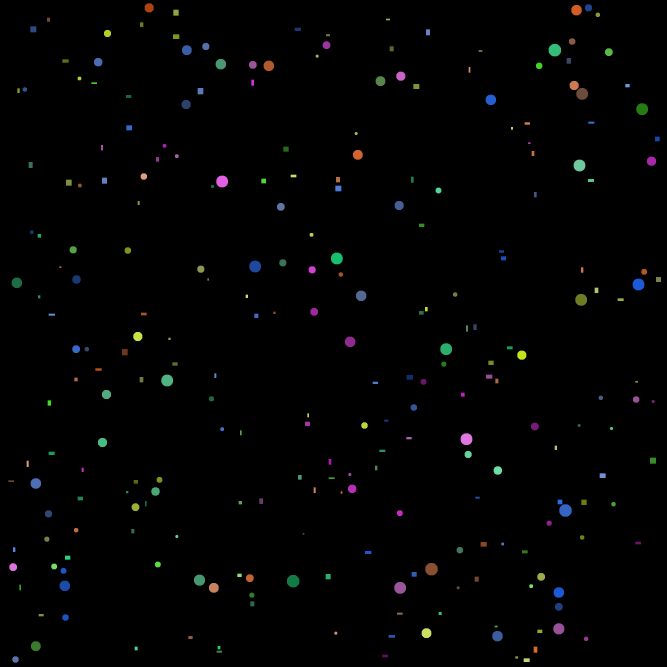
#> input picture 9zadanie/balls_and_rects.png, 2000 x 2000 px (shown at 1/3 size)
$ python main.py
#> lines starting #> are read from the running program, lines starting #| are printed output that depends on the picture; after the words box and inside, x2 and y2 are one past the last pixel; in counts of white or black regions, pixels touching at a corner belong together
import cv2
import numpy as np

def process_color(image, lower_bound, upper_bound, color_name):
    hsv_image = cv2.cvtColor(image, cv2.COLOR_BGR2HSV)
    mask = cv2.inRange(hsv_image, lower_bound, upper_bound)
    contours, _ = cv2.findContours(mask, cv2.RETR_EXTERNAL, cv2.CHAIN_APPROX_SIMPLE)

    total_shapes, rectangles_count, circles_count = 0, 0, 0
    color_dict = {'red': (0, 0, 255), 'blue': (255, 0, 0), 'green': (0, 255, 0),
                  'pink': (255, 0, 255), 'yellow': (0, 255, 255)}

    for contour in contours:
        epsilon = 0.02 * cv2.arcLength(contour, True)
        approx = cv2.approxPolyDP(contour, epsilon, True)

        if len(approx) == 4:
            rectangles_count += 1
            draw_contour(image, contour, color_dict[color_name])
        elif len(approx) >= 6:
            circles_count += 1
            draw_contour(image, contour, color_dict[color_name])

        total_shapes += 1

    return total_shapes, rectangles_count, circles_count

def draw_contour(image, contour, color):
    cv2.drawContours(image, [contour], -1, color, 2)

def display_results(color_name, total_shapes, rectangles_count, circles_count):
    print(f"{color_name.capitalize()} objects:\n")
    print(f"Всего фигур: {total_shapes}")
    print(f"Кругов: {circles_count}")
    print(f"Квадратов: {rectangles_count}\n")

def main():
    image = cv2.imread('balls_and_rects.png')
#> image is the input picture: shape (2000, 2000, 3); mean B, G, R 2.2, 2.3, 2

    color_ranges = {'red': ([0, 100, 100], [10, 255, 255]),
                    'green': ([40, 50, 50], [80, 255, 255]),
                    'blue': ([110, 50, 50], [130, 255, 255]),
                    'pink': ([140, 100, 100], [170, 255, 255]),
                    'yellow': ([20, 100, 100], [40, 255, 255])}

    total_shapes_all = 0

    for color_name, (lower_bound, upper_bound) in color_ranges.items():
        total_shapes, rectangles_count, circles_count = process_color(image, np.array(lower_bound), np.array(upper_bound), color_name)
        total_shapes_all += total_shapes
        display_results(color_name, total_shapes, rectangles_count, circles_count)
#> this loop made 5 passes
#> (total_shapes, rectangles_count, circles_count, total_shapes_all) on passes 1 to 5: (39, 22, 17, 39), (73, 39, 34, 112), (58, 29, 29, 170), (36, 13, 23, 206), (51, 32, 19, 257)
#> (printed output is left out)
#> pass 1, in process_color, `mask = cv2.inRange(hsv_image, lower_bound, upper_bound)`:
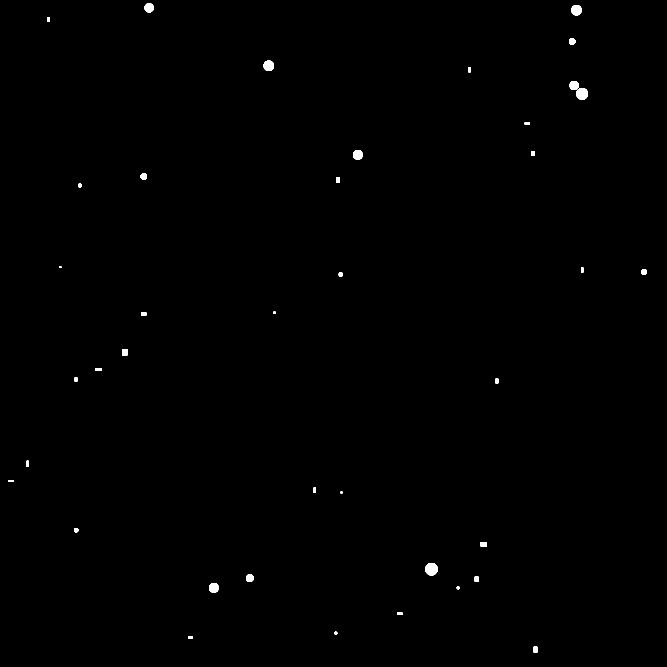
#> mask: shape (2000, 2000) (shown at 1/3 size); 0.27% white; 39 white regions, largest, box (x1, y1, x2, y2) and area: (1276, 1689, 1313, 1726) 1125, (1729, 264, 1764, 299) 1005, (1714, 15, 1745, 46) 793
#> pass 2, in process_color (call 2), `mask = cv2.inRange(hsv_image, lower_bound, upper_bound)`:
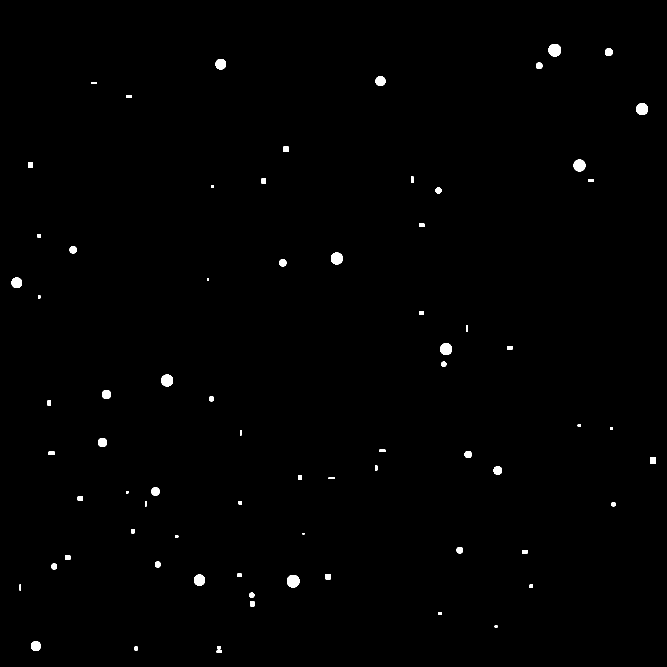
#> mask: shape (2000, 2000) (shown at 1/3 size); 0.56% white; 73 white regions, largest, box (x1, y1, x2, y2) and area: (1646, 132, 1683, 169) 1125, (861, 1725, 898, 1762) 1125, (1909, 310, 1944, 345) 1005
#> after the loop:
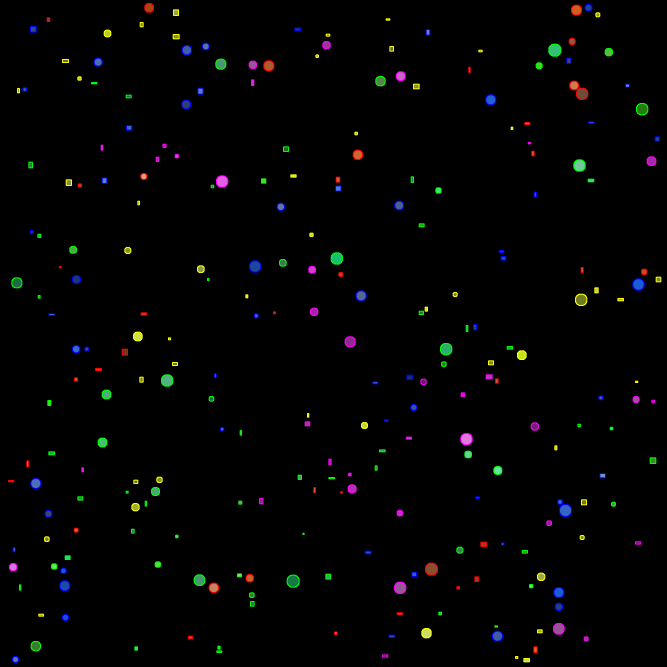
#> image: shape (2000, 2000, 3) (shown at 1/3 size); 1.15% of pixels changed, all inside (x1, y1, x2, y2) = (24, 9, 1984, 1989)
#> after the loop, total_shapes_all = 257

    print(f"Общее количество фигур: {total_shapes_all}")
#| Общее количество фигур: 257

    height, width = image.shape[:2]
#> height = 2000; width = 2000
    resized_image = cv2.resize(image, (800, 800))
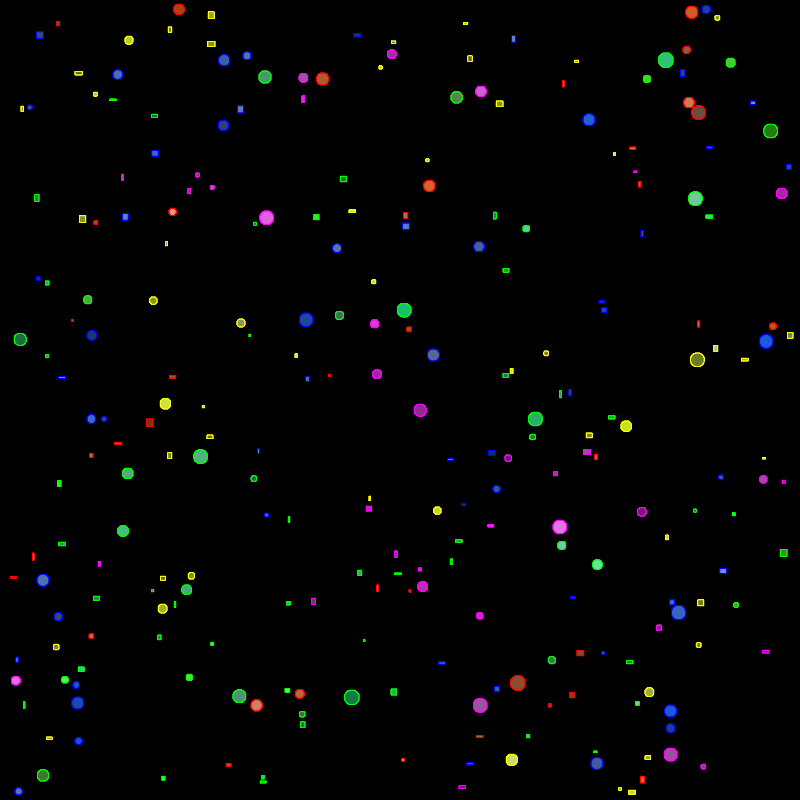
#> resized_image: shape (800, 800, 3); mean B, G, R 2.6, 2.8, 2.6

    cv2.imshow('Detection by colors and shapes', resized_image)
    cv2.waitKey(0)
    cv2.destroyAllWindows()

if __name__ == "__main__":
    main()
